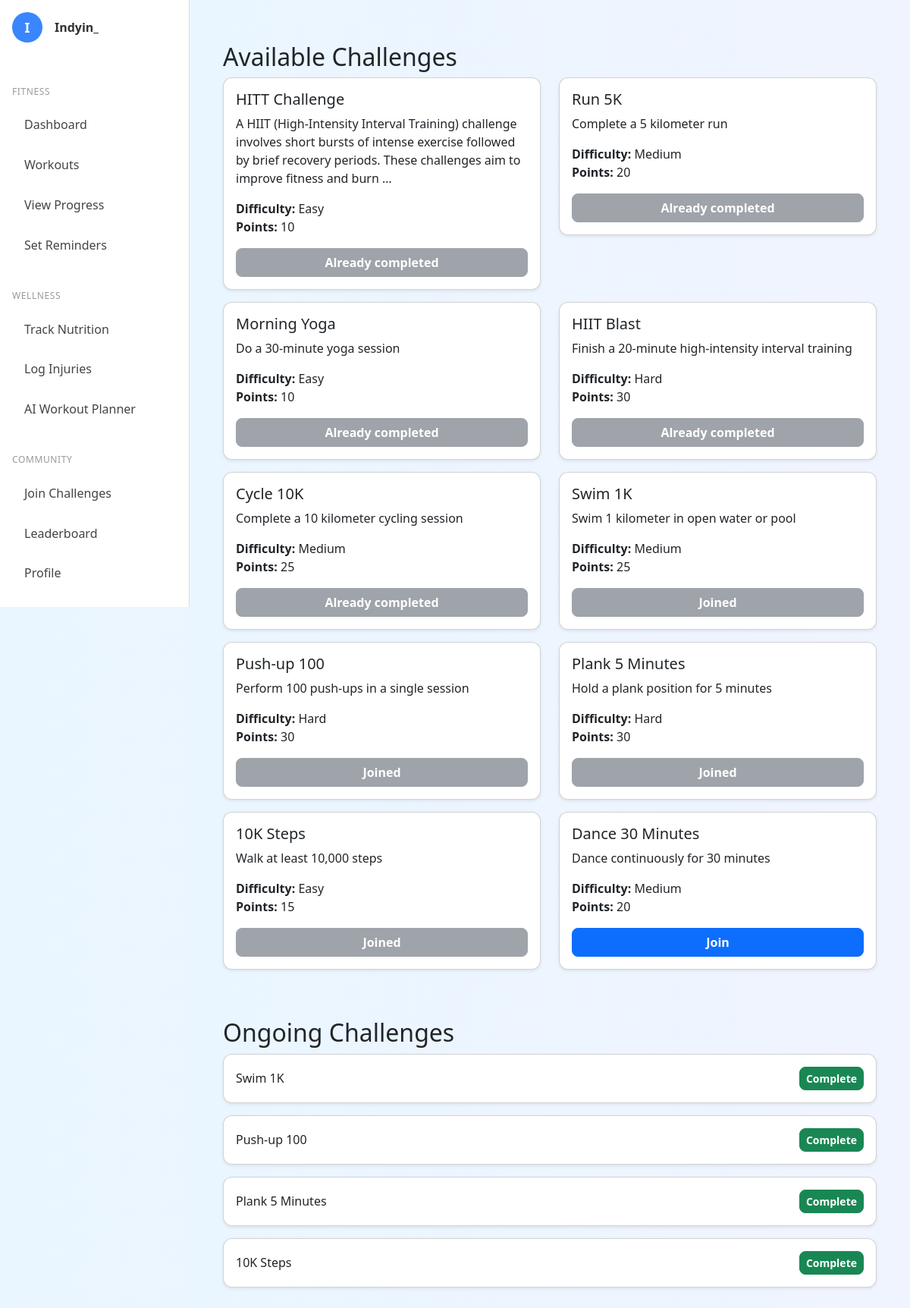
Page /challenges/ (signed in) on the earlier database version.
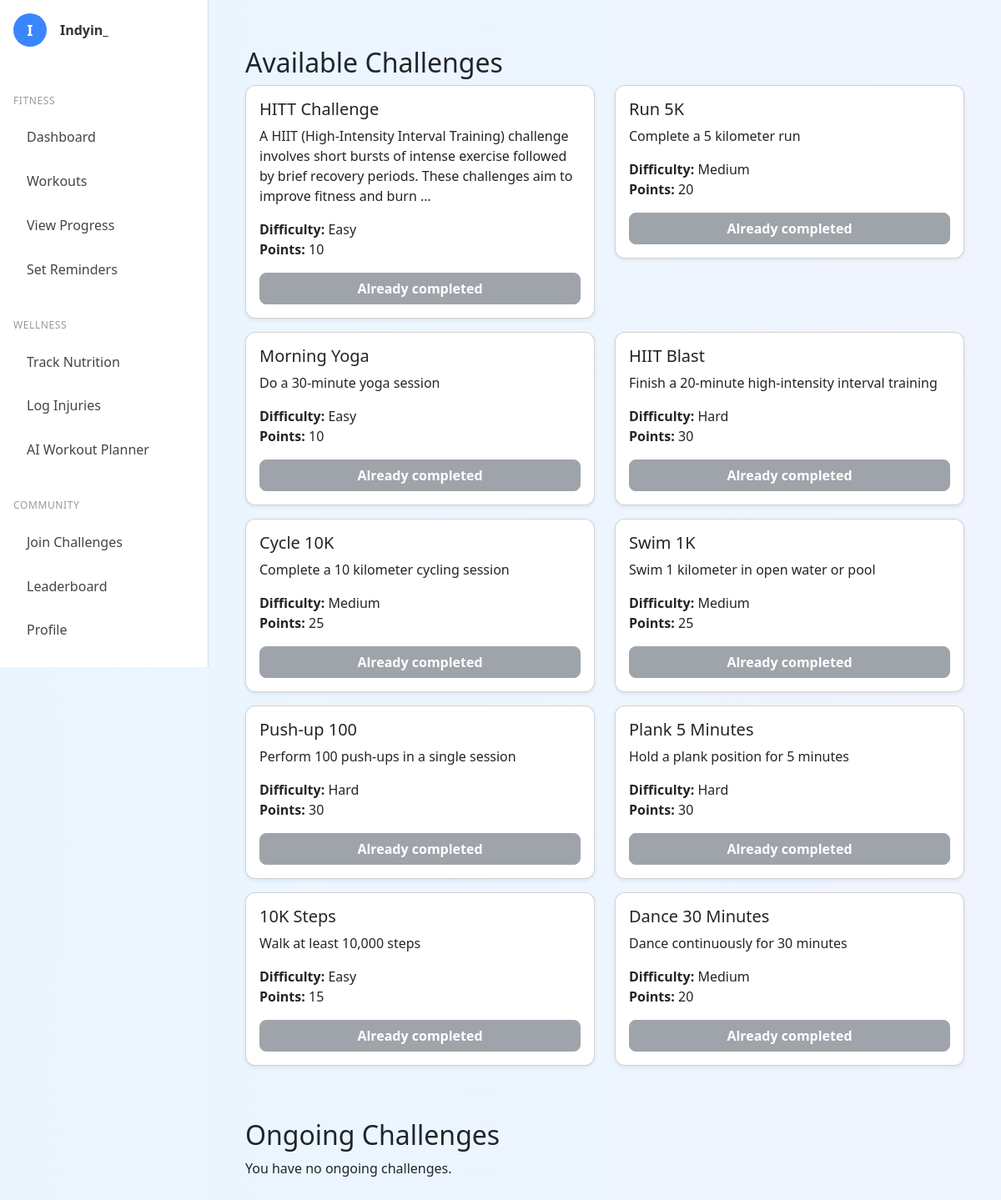
Same page on the later database version.
### challenges/models.py (models this page shows, shortened)
class Challenge(models.Model):
    EASY = 'E'
    MEDIUM = 'M'
    HARD = 'H'
    DIFFICULTY_CHOICES = [
        (EASY, 'Easy'),
        (MEDIUM, 'Medium'),
        (HARD, 'Hard'),
    ]
    title = models.CharField(max_length=200)
    description = models.TextField()
    difficulty = models.CharField(
        max_length=1,
        choices=DIFFICULTY_CHOICES,
        default=EASY,
    )
    point_value = models.PositiveIntegerField(
        default=10,
        help_text='Points awarded upon completion'
    )

class Participation(models.Model):
    user = models.ForeignKey(
        settings.AUTH_USER_MODEL,
        on_delete=models.CASCADE
    )
    challenge = models.ForeignKey(
        Challenge,
        on_delete=models.CASCADE
    )
    joined_at = models.DateTimeField(auto_now_add=True)
    completed_at = models.DateTimeField(null=True, blank=True)
    points_awarded = models.PositiveIntegerField(
        null=True,
        blank=True,
        help_text='Points earned at completion'
    )
    class Meta:
        unique_together = ('user', 'challenge')

### challenges/views.py (the view)
# urls.py: path('',          views.challenge_list, name='list'),
@login_required
def challenge_list(request):
    all_challenges = Challenge.objects.all()
    participations = Participation.objects.filter(user=request.user, completed_at__isnull=True)
    joined_ids = participations.values_list('challenge_id', flat=True)
    completed_ids = Participation.objects.filter(user=request.user, completed_at__isnull=False).values_list('challenge_id', flat=True)
    return render(request, 'challenges/list.html', {
        'challenges': all_challenges,
        'joined': joined_ids,
        'participations': participations,
        'completed_ids': completed_ids,
    })

### challenges/templates/challenges/List.html (shortened to what this page needs)
{% extends 'base.html' %}
{% block content %}
<div class="container mt-4">
    <h2>Available Challenges</h2>
    <div class="row">
        {% for c in challenges %}
        <div class="col-md-6 mb-3">
            <div class="card shadow-sm">
                <div class="card-body">
                    <h5 class="card-title">{{ c.title }}</h5>
                    <p>{{ c.description|truncatewords:25 }}</p>
                    <p>
                        <strong>Difficulty:</strong> {{ c.get_difficulty_display }}<br>
                        <strong>Points:</strong> {{ c.point_value }}
                    </p>
                    {% if c.pk in completed_ids %}
                    <button class="btn btn-secondary" disabled>
                        Already completed
                    </button>
                    {% elif c.pk in joined %}
                    <button class="btn btn-secondary" disabled>
                        Joined
                    </button>
                    {% else %}
                    <a href="{% url 'challenges:join' c.pk %}" class="btn btn-primary">
                        Join
                    </a>
                    {% endif %}
                </div>
            </div>
        </div>
        {% empty %}
        <p>No challenges available.</p>
        {% endfor %}
    </div>
    <div class="mt-5">
        <h2>Ongoing Challenges</h2>
        {% for p in participations %}
        <div class="card mb-3 shadow-sm">
            <div class="card-body d-flex justify-content-between align-items-center">
                <span>{{ p.challenge.title }}</span>
                <form method="post" action="{% url 'challenges:complete' p.id %}">
                    <button type="submit" class="btn btn-sm btn-success">
                        Complete
                    </button>
                </form>
            </div>
        </div>
        {% empty %}
        <p>You have no ongoing challenges.</p>
        {% endfor %}
    </div>
</div>
{% endblock %}

Differences in the rows shown:
no longer on this page (row edited): Participation: challenge "Swim 1K"
no longer on this page (row edited): Participation: challenge "Push-up 100"
no longer on this page (row edited): Participation: challenge "Plank 5 Minutes"
no longer on this page (row edited): Participation: challenge "10K Steps"
computed for Challenge "Swim 1K": text "Joined" → "Already completed"
computed for Challenge "Push-up 100": text "Joined" → "Already completed"
computed for Challenge "Plank 5 Minutes": text "Joined" → "Already completed"
computed for Challenge "10K Steps": text "Joined" → "Already completed"
computed for Challenge "Dance 30 Minutes": text "Join" → "Already completed"
Other differences:
text now shown: "You have no ongoing challenges."
